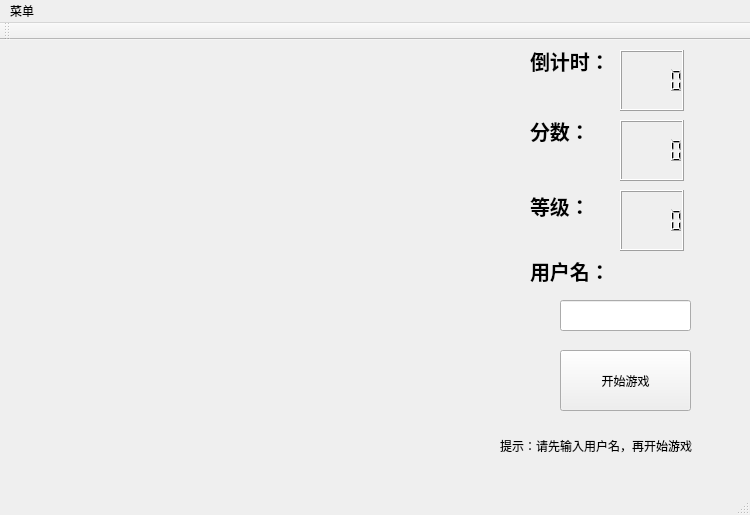
<?xml version="1.0" encoding="UTF-8"?>
<ui version="4.0">
 <class>MainWindow</class>
 <widget class="QMainWindow" name="MainWindow">
  <property name="geometry">
   <rect>
    <x>0</x>
    <y>0</y>
    <width>750</width>
    <height>515</height>
   </rect>
  </property>
  <property name="windowTitle">
   <string>MainWindow</string>
  </property>
  <widget class="QWidget" name="centralWidget">
   <widget class="QLabel" name="label">
    <property name="geometry">
     <rect>
      <x>530</x>
      <y>50</y>
      <width>81</width>
      <height>81</height>
     </rect>
    </property>
    <property name="font">
     <font>
      <pointsize>15</pointsize>
      <weight>75</weight>
      <bold>true</bold>
     </font>
    </property>
    <property name="text">
     <string>分数：</string>
    </property>
   </widget>
   <widget class="QLCDNumber" name="lcdNumber">
    <property name="geometry">
     <rect>
      <x>620</x>
      <y>80</y>
      <width>64</width>
      <height>61</height>
     </rect>
    </property>
    <property name="font">
     <font>
      <pointsize>15</pointsize>
      <weight>75</weight>
      <bold>true</bold>
     </font>
    </property>
   </widget>
   <widget class="QLCDNumber" name="lcdNumber_2">
    <property name="geometry">
     <rect>
      <x>620</x>
      <y>10</y>
      <width>64</width>
      <height>61</height>
     </rect>
    </property>
    <property name="font">
     <font>
      <pointsize>15</pointsize>
      <weight>75</weight>
      <bold>true</bold>
     </font>
    </property>
   </widget>
   <widget class="QLabel" name="label_2">
    <property name="geometry">
     <rect>
      <x>530</x>
      <y>-10</y>
      <width>81</width>
      <height>61</height>
     </rect>
    </property>
    <property name="font">
     <font>
      <pointsize>15</pointsize>
      <weight>75</weight>
      <bold>true</bold>
     </font>
    </property>
    <property name="text">
     <string>倒计时：</string>
    </property>
   </widget>
   <widget class="QLabel" name="label_3">
    <property name="geometry">
     <rect>
      <x>530</x>
      <y>130</y>
      <width>67</width>
      <height>71</height>
     </rect>
    </property>
    <property name="font">
     <font>
      <pointsize>15</pointsize>
      <weight>75</weight>
      <bold>true</bold>
     </font>
    </property>
    <property name="text">
     <string>等级：</string>
    </property>
   </widget>
   <widget class="QLCDNumber" name="lcdNumber_3">
    <property name="geometry">
     <rect>
      <x>620</x>
      <y>150</y>
      <width>64</width>
      <height>61</height>
     </rect>
    </property>
    <property name="font">
     <font>
      <pointsize>15</pointsize>
      <weight>75</weight>
      <bold>true</bold>
     </font>
    </property>
   </widget>
   <widget class="QLabel" name="info_label">
    <property name="geometry">
     <rect>
      <x>150</x>
      <y>60</y>
      <width>201</width>
      <height>241</height>
     </rect>
    </property>
    <property name="palette">
     <palette>
      <active>
       <colorrole role="WindowText">
        <brush brushstyle="SolidPattern">
         <color alpha="255">
          <red>255</red>
          <green>0</green>
          <blue>0</blue>
         </color>
        </brush>
       </colorrole>
      </active>
      <inactive>
       <colorrole role="WindowText">
        <brush brushstyle="SolidPattern">
         <color alpha="255">
          <red>255</red>
          <green>0</green>
          <blue>0</blue>
         </color>
        </brush>
       </colorrole>
      </inactive>
      <disabled>
       <colorrole role="WindowText">
        <brush brushstyle="SolidPattern">
         <color alpha="255">
          <red>159</red>
          <green>158</green>
          <blue>158</blue>
         </color>
        </brush>
       </colorrole>
      </disabled>
     </palette>
    </property>
    <property name="font">
     <font>
      <pointsize>28</pointsize>
      <weight>75</weight>
      <italic>false</italic>
      <bold>true</bold>
      <underline>false</underline>
     </font>
    </property>
    <property name="text">
     <string/>
    </property>
   </widget>
   <widget class="QPushButton" name="pushButton">
    <property name="geometry">
     <rect>
      <x>560</x>
      <y>310</y>
      <width>131</width>
      <height>61</height>
     </rect>
    </property>
    <property name="text">
     <string>开始游戏</string>
    </property>
    <property name="icon">
     <iconset resource="res.qrc">
      <normaloff>:/image/start.png</normaloff>:/image/start.png</iconset>
    </property>
    <property name="iconSize">
     <size>
      <width>48</width>
      <height>48</height>
     </size>
    </property>
   </widget>
   <widget class="QLineEdit" name="lineEdit">
    <property name="geometry">
     <rect>
      <x>560</x>
      <y>260</y>
      <width>131</width>
      <height>31</height>
     </rect>
    </property>
   </widget>
   <widget class="QLabel" name="label_4">
    <property name="geometry">
     <rect>
      <x>530</x>
      <y>210</y>
      <width>101</width>
      <height>41</height>
     </rect>
    </property>
    <property name="font">
     <font>
      <pointsize>15</pointsize>
      <weight>75</weight>
      <bold>true</bold>
     </font>
    </property>
    <property name="text">
     <string>用户名：</string>
    </property>
   </widget>
   <widget class="QLabel" name="label_5">
    <property name="geometry">
     <rect>
      <x>500</x>
      <y>380</y>
      <width>251</width>
      <height>51</height>
     </rect>
    </property>
    <property name="text">
     <string>提示：请先输入用户名，再开始游戏</string>
    </property>
   </widget>
  </widget>
  <widget class="QMenuBar" name="menuBar">
   <property name="geometry">
    <rect>
     <x>0</x>
     <y>0</y>
     <width>750</width>
     <height>25</height>
    </rect>
   </property>
   <widget class="QMenu" name="menu">
    <property name="title">
     <string>菜单</string>
    </property>
    <addaction name="separator"/>
    <addaction name="separator"/>
    <addaction name="action_3"/>
    <addaction name="separator"/>
    <addaction name="action"/>
    <addaction name="separator"/>
    <addaction name="action_2"/>
   </widget>
   <addaction name="menu"/>
  </widget>
  <widget class="QToolBar" name="mainToolBar">
   <attribute name="toolBarArea">
    <enum>TopToolBarArea</enum>
   </attribute>
   <attribute name="toolBarBreak">
    <bool>false</bool>
   </attribute>
  </widget>
  <widget class="QStatusBar" name="statusBar"/>
  <action name="action_2">
   <property name="checkable">
    <bool>false</bool>
   </property>
   <property name="text">
    <string>退出</string>
   </property>
  </action>
  <action name="action_3">
   <property name="text">
    <string>新游戏</string>
   </property>
  </action>
  <action name="action">
   <property name="text">
    <string>分数统计</string>
   </property>
  </action>
 </widget>
 <layoutdefault spacing="6" margin="11"/>
 <resources>
  <include location="res.qrc"/>
 </resources>
 <connections/>
</ui>
